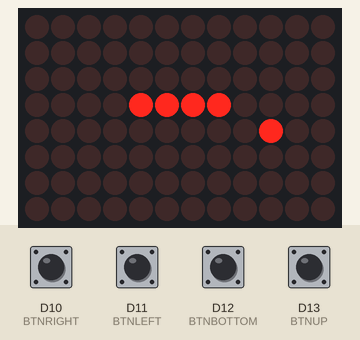
The sketch below on a simulated Arduino Uno R4 WiFi. Shown: 12×8 LED matrix. The inputs (shaded band) are chosen by the test bench; at power-on: D10 (BTNRIGHT), D11 (BTNLEFT), D12 (BTNBOTTOM), D13 (BTNUP) HIGH. Random numbers use the default seed unless the sketch sets one.

Above: at 1.2 s.
1.3 s: D12 (BTNBOTTOM) pulled LOW for 0.15 s
At 1.66 s:
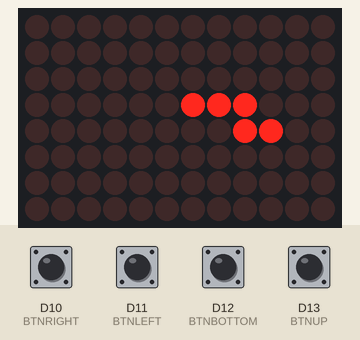
2.0 s: D10 (BTNRIGHT) pulled LOW for 0.15 s
At 2.26 s:
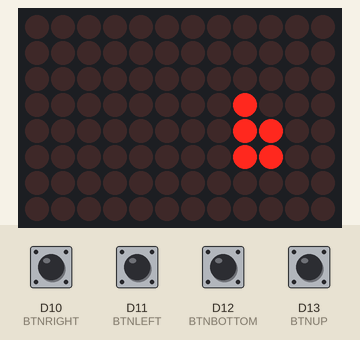
2.7 s: D13 (BTNUP) pulled LOW for 0.15 s
At 2.87 s:
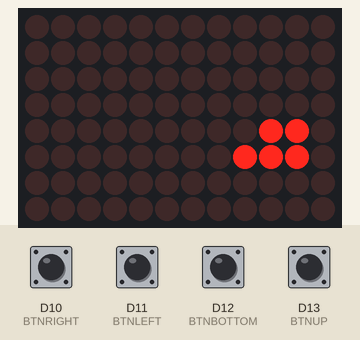
3.4 s: D11 (BTNLEFT) pulled LOW for 0.15 s
At 3.78 s:
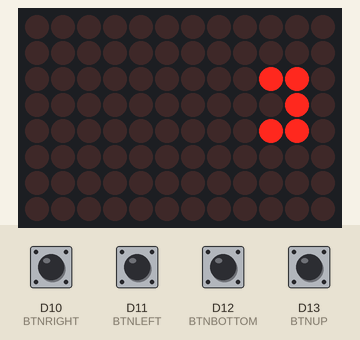
4.1 s: D12 (BTNBOTTOM) pulled LOW for 1 s
At 4.38 s:
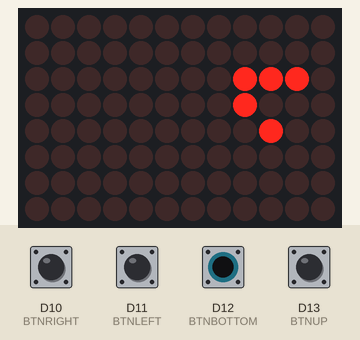
5.7 s: D10 (BTNRIGHT) pulled LOW for 1 s
At 5.89 s:
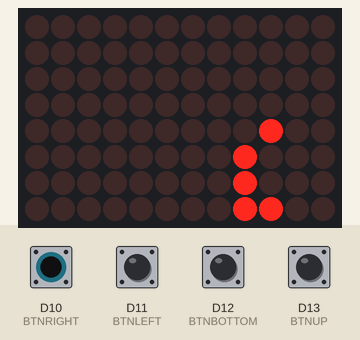
Timing chart, 0 to 8.7 s (numbered marks = the images above; inputs shaded):
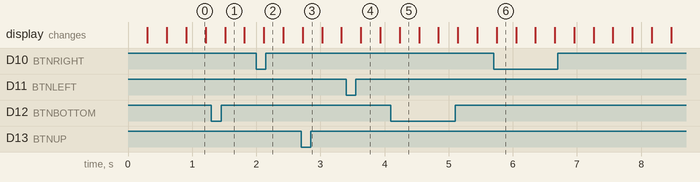

The sketch:

snake_arduino.ino
```cpp
#include "Arduino_LED_Matrix.h"

#define BTNUP 13
#define BTNBOTTOM 12
#define BTNLEFT 11
#define BTNRIGHT 10

#define GOUP 1
#define GOBOTTOM 2
#define GOLEFT 3
#define GORIGHT 4

// create LED matrix object
ArduinoLEDMatrix matrix;

// initial snake frame
byte frame[8][12] = {
  { 0, 0, 0, 0, 0, 0, 0, 0, 0, 0, 0, 0 },
  { 0, 0, 0, 0, 0, 0, 0, 0, 0, 0, 0, 0 },
  { 0, 0, 0, 0, 0, 0, 0, 0, 0, 0, 0, 0 },
  { 0, 1, 1, 1, 1, 0, 0, 0, 0, 0, 0, 0 },
  { 0, 0, 0, 0, 0, 0, 0, 0, 0, 1, 0, 0 },
  { 0, 0, 0, 0, 0, 0, 0, 0, 0, 0, 0, 0 },
  { 0, 0, 0, 0, 0, 0, 0, 0, 0, 0, 0, 0 },
  { 0, 0, 0, 0, 0, 0, 0, 0, 0, 0, 0, 0 }
};

const uint32_t frame_game_over[] = {
  0x20410809,
  0x600600,
  0x90108204,
};

// snake initial coordinates
int snake_x[96]= {4, 3, 2, 1};
int snake_y[96]= {3, 3, 3, 3};
int snake_len= 4;

char direction= GORIGHT;
// used to avoid a double change direction before LED turns on
char new_direction= GORIGHT;

int points= 0;

// apple initial position
int apple_x= 9;
int apple_y= 4;

int loop_delay= 300;
long exec_t2= millis();
bool running= true;

void setup() {
  //Serial.begin(115200);
  Serial.begin(9600);
  // stard LED matrix
  matrix.begin();
  pinMode(BTNUP, INPUT_PULLUP);
  pinMode(BTNRIGHT, INPUT_PULLUP);
  pinMode(BTNBOTTOM, INPUT_PULLUP);
  pinMode(BTNLEFT, INPUT_PULLUP);

  randomSeed(analogRead(0));
}

void show_points_inside_matrix() {
  // show points inside the matrix
  // clear the old frame
  for (int i=0; i < 12; i++) {
    for (int j=0; j < 8; j++) {
      frame[j][i]= 0;
    }
  }
  matrix.renderBitmap(frame, 8, 12);

  // show points
  for (int i=0; i < points; i++) {
    frame[0][i]= 1;
    matrix.renderBitmap(frame, 8, 12);
    delay(100);
  }
  Serial.println("Game Over");
  running= false;
}

void game_over() {
  // show gameover frame
  matrix.loadFrame(frame_game_over);
  delay(1000);
  show_points_inside_matrix();
}


void add_tail_block() {
  snake_len++;
  snake_y[snake_len-1]= snake_y[snake_len-2];
  snake_x[snake_len-1]= snake_x[snake_len-2];
}

void show_apple() {
  frame[apple_y][apple_x]= 1;
}

void eat_apple() {
  points++;
  Serial.println(points);
  // increase difficult each 5 apples
  if (points % 5 == 0) loop_delay= max(50, loop_delay-=50);

  // generate new apple coordinates
  frame[apple_y][apple_x]= 0;
  apple_x= random(11);
  apple_y= random(7);

  // increase snake length
  add_tail_block();
}

void move_snake() {
  int y= snake_y[snake_len-1];
  int x= snake_x[snake_len-1];
  frame[y][x]= 0;

  // move and render the snake tail
  for (int i= snake_len-1; i > 0; i--) {
    frame[snake_y[i-1]][snake_x[i-1]]= 1;
    if (snake_x[0] == snake_x[i] && snake_y[0] == snake_y[i])
      return game_over();
    snake_x[i]= snake_x[i-1];
    snake_y[i]= snake_y[i-1];
  }

  //move the snake head

  if (direction == GORIGHT) {
    snake_x[0]+= 1;
    if (snake_x[0] > 11) snake_x[0]= 0;
  }
  else if (direction == GOBOTTOM) {
    snake_y[0]+= 1;
    if (snake_y[0] > 7) snake_y[0]= 0;
  }
  else if (direction == GOLEFT) {
    snake_x[0]-= 1;
    if (snake_x[0] < 0) snake_x[0]= 11;
  }
  else if (direction == GOUP) {
    snake_y[0]-= 1;
    if (snake_y[0] < 0) snake_y[0]= 7;
  }
  if (snake_y[0] == apple_y && snake_x[0] == apple_x)
    eat_apple();

  // render the snake head
  frame[snake_y[0]][snake_x[0]]= 1;
}

void change_direction() {
  if      (digitalRead(BTNUP) == LOW && direction != GOBOTTOM) new_direction= GOUP;
  else if (digitalRead(BTNRIGHT) == LOW && direction != GOLEFT) new_direction= GORIGHT;
  else if (digitalRead(BTNBOTTOM) == LOW && direction != GOUP) new_direction= GOBOTTOM;
  else if (digitalRead(BTNLEFT) == LOW && direction != GORIGHT) new_direction= GOLEFT;
}


void loop() {
  if (!running) return;
  long exec_t1= millis();
  change_direction();
  if (exec_t1 - exec_t2 > loop_delay) {
    direction= new_direction;
    show_apple();
    move_snake();
    matrix.renderBitmap(frame, 8, 12);
    exec_t2= exec_t1;
  }
  delay(10);
}
```
